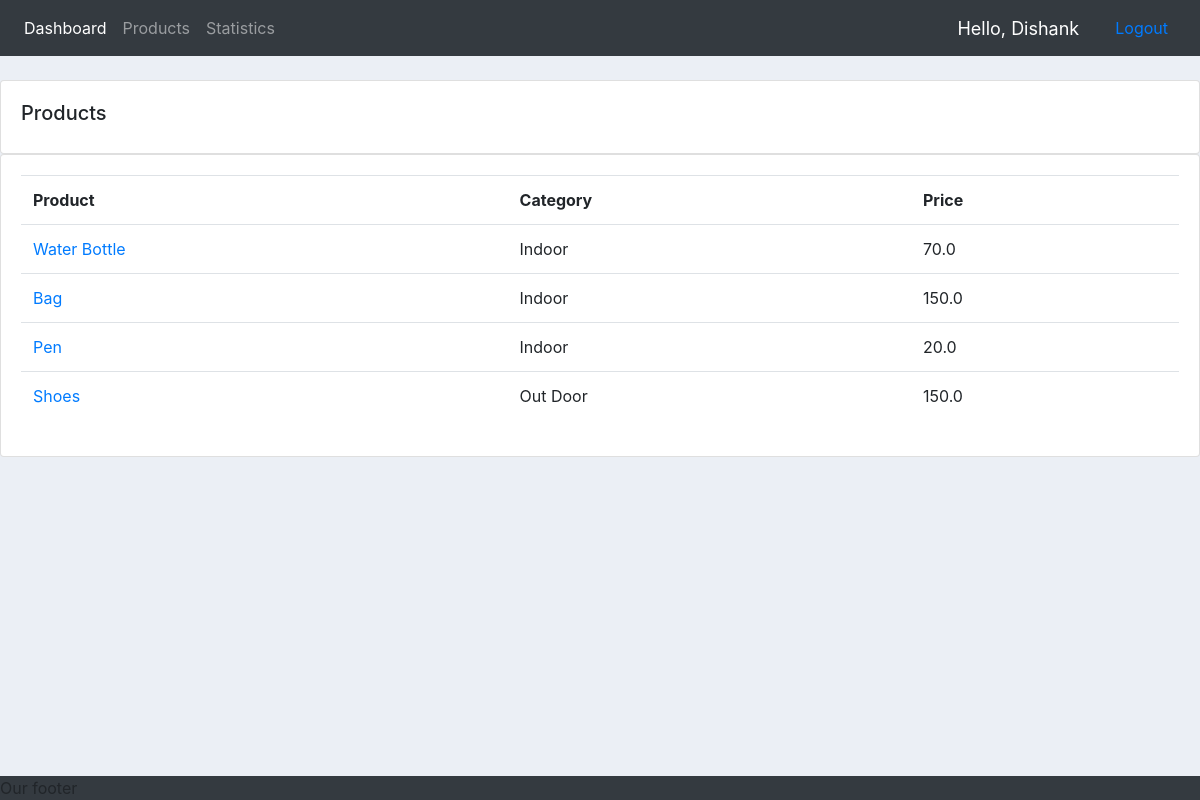
Screenshot of /products/ (signed in) with the database file from the repository.
### accounts/models.py (models this page shows, shortened)
class Product(models.Model):
    display_picture = models.ImageField(upload_to='product_images', default='default_product.jpg', null=True, blank=True)
    name = models.CharField(max_length=100, null=True)
    price = models.FloatField(null=True)
    CATEGORY = (
        ('Indoor','Indoor'),
        ('Out Door','Out Door'),
    )
    category = models.CharField(max_length=100, null=True, choices=CATEGORY)
    description = models.CharField(max_length=100, null=True, blank=True)
    date_created = models.DateTimeField(auto_now_add=True, null=True)
    tags = models.ManyToManyField(Tag)

### accounts/decorators.py (the view)
        def wrapper_func(request, *args, **kwargs):
            group = None
            if request.user.groups.exists():
                group = request.user.groups.all()[0].name
            if group in allowed_roles:
                return func(request, *args, **kwargs)
            else:
                return HttpResponse('You are not authorized to view this page', status=403)

### accounts/views.py (called while the page is built)
@login_required
@allowed_users(allowed_roles=['admin'])
def products(request, pk=None):
    products = Product.objects.all()
    form = ProductForm()
    if request.method == 'POST':
        form = ProductForm(request.POST)
        if form.is_valid():
            form.save()
            return redirect('products')
    return render(request,'accounts/products.html',{'products':products, 'form':form})

### accounts/templates/accounts/products.html
{% extends 'accounts/main.html' %}
{% load crispy_forms_tags %}
{% block content %}
<br>
<div class="row">
    <div class="col-md">
        <div class="card card-body">
            <h5>Products</h5>
        </div>
        <div class="card card-body">
            <table class="table">
                <tr>
                    <th>Product</th>
                    <th>Category</th>
                    <th>Price</th>
                </tr>
                {% for product in products %}
                    <tr>
                        <td><a href="{% url 'products-update' pk=product.id %}">{{ product.name }}</a></td>
                        <td>{{ product.category }}</td>
                        <td>{{ product.price }}</td>
                    </tr>
                {% endfor %}
            </table>
        </div>
    </div>
</div>
{% endblock %}

### accounts/templates/accounts/navbar.html (shortened to what this page needs)
<nav class="navbar navbar-expand-lg navbar-dark bg-dark">
    <div class="collapse navbar-collapse" id="navbarNavAltMarkup">
      <div class="navbar-nav">
        {% if request.user.is_staff %}
        <a class="nav-item nav-link active" href="{% url 'home' %}">Dashboard <span class="sr-only">(current)</span></a>
        <a class="nav-item nav-link" href="{% url 'products' %}">Products</a>
        <a class="nav-item nav-link" href="{% url 'charts' %}">Statistics</a>
        {% else %}
        <a class="nav-item nav-link active" href="{% url 'account-settings' %}">Settings <span class="sr-only">(current)</span></a>
        {% endif %}
      </div>
    </div>
    {% if user.is_authenticated %}
    <span style="font-size:18px;color:#fff;margin-right:20px">Hello, {{ request.user }}</span>
    <a class="nav-item nav-link" href="{% url 'logout' %}">Logout</a>
    {% else %}
    <a class="nav-item nav-link" href="{% url 'login' %}">Login</a>
    {% endif %}
  </nav>

### accounts/static/css/main.css (style rules this page uses)
html, body { background-color: #ebeff5; margin:0; padding:0; overflow-x: hidden; height:100%; }

### rows the page displays
Product: name "Water Bottle", category "Indoor", price "70.0"
Product: name "Bag", category "Indoor", price "150.0"
Product: name "Pen", category "Indoor", price "20.0"
Product: name "Shoes", category "Out Door", price "150.0"

### other values shown
{{ request.user }} "Dishank"
